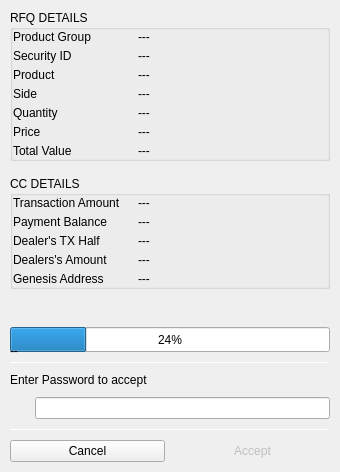
<?xml version="1.0" encoding="UTF-8"?>
<ui version="4.0">
 <class>CCSettlementTransactionWidget</class>
 <widget class="QWidget" name="CCSettlementTransactionWidget">
  <property name="geometry">
   <rect>
    <x>0</x>
    <y>0</y>
    <width>340</width>
    <height>472</height>
   </rect>
  </property>
  <property name="sizePolicy">
   <sizepolicy hsizetype="Fixed" vsizetype="Fixed">
    <horstretch>0</horstretch>
    <verstretch>0</verstretch>
   </sizepolicy>
  </property>
  <property name="windowTitle">
   <string>Form</string>
  </property>
  <layout class="QVBoxLayout" name="verticalLayout_2">
   <property name="spacing">
    <number>0</number>
   </property>
   <property name="leftMargin">
    <number>0</number>
   </property>
   <property name="topMargin">
    <number>0</number>
   </property>
   <property name="rightMargin">
    <number>0</number>
   </property>
   <property name="bottomMargin">
    <number>0</number>
   </property>
   <item>
    <widget class="QWidget" name="verticalWidget" native="true">
     <property name="sizePolicy">
      <sizepolicy hsizetype="Preferred" vsizetype="Expanding">
       <horstretch>0</horstretch>
       <verstretch>0</verstretch>
      </sizepolicy>
     </property>
     <property name="minimumSize">
      <size>
       <width>0</width>
       <height>0</height>
      </size>
     </property>
     <property name="maximumSize">
      <size>
       <width>16777215</width>
       <height>16777215</height>
      </size>
     </property>
     <layout class="QVBoxLayout" name="verticalLayout">
      <property name="spacing">
       <number>15</number>
      </property>
      <property name="leftMargin">
       <number>10</number>
      </property>
      <property name="topMargin">
       <number>10</number>
      </property>
      <property name="rightMargin">
       <number>10</number>
      </property>
      <property name="bottomMargin">
       <number>5</number>
      </property>
      <item>
       <widget class="QGroupBox" name="groupBoxRFQDetails">
        <property name="title">
         <string>RFQ DETAILS</string>
        </property>
        <layout class="QVBoxLayout" name="verticalLayout_4">
         <property name="spacing">
          <number>5</number>
         </property>
         <property name="leftMargin">
          <number>0</number>
         </property>
         <property name="topMargin">
          <number>0</number>
         </property>
         <property name="rightMargin">
          <number>0</number>
         </property>
         <property name="bottomMargin">
          <number>0</number>
         </property>
         <item>
          <widget class="QWidget" name="horizontalWidget_7" native="true">
           <property name="minimumSize">
            <size>
             <width>0</width>
             <height>0</height>
            </size>
           </property>
           <property name="sizeIncrement">
            <size>
             <width>0</width>
             <height>30</height>
            </size>
           </property>
           <layout class="QHBoxLayout" name="horizontalLayout_2">
            <property name="spacing">
             <number>5</number>
            </property>
            <property name="leftMargin">
             <number>0</number>
            </property>
            <property name="topMargin">
             <number>0</number>
            </property>
            <property name="rightMargin">
             <number>0</number>
            </property>
            <property name="bottomMargin">
             <number>0</number>
            </property>
            <item>
             <widget class="QLabel" name="label">
              <property name="minimumSize">
               <size>
                <width>120</width>
                <height>0</height>
               </size>
              </property>
              <property name="maximumSize">
               <size>
                <width>120</width>
                <height>16777215</height>
               </size>
              </property>
              <property name="text">
               <string>Product Group</string>
              </property>
             </widget>
            </item>
            <item>
             <widget class="QLabel" name="labelProductGroup">
              <property name="sizePolicy">
               <sizepolicy hsizetype="Expanding" vsizetype="Preferred">
                <horstretch>0</horstretch>
                <verstretch>0</verstretch>
               </sizepolicy>
              </property>
              <property name="text">
               <string>---</string>
              </property>
              <property name="whiteLabel" stdset="0">
               <bool>true</bool>
              </property>
             </widget>
            </item>
           </layout>
          </widget>
         </item>
         <item>
          <widget class="QWidget" name="horizontalWidget_8" native="true">
           <property name="minimumSize">
            <size>
             <width>0</width>
             <height>0</height>
            </size>
           </property>
           <layout class="QHBoxLayout" name="horizontalLayout_3">
            <property name="spacing">
             <number>5</number>
            </property>
            <property name="leftMargin">
             <number>0</number>
            </property>
            <property name="topMargin">
             <number>0</number>
            </property>
            <property name="rightMargin">
             <number>0</number>
            </property>
            <property name="bottomMargin">
             <number>0</number>
            </property>
            <item>
             <widget class="QLabel" name="label_3">
              <property name="minimumSize">
               <size>
                <width>120</width>
                <height>0</height>
               </size>
              </property>
              <property name="maximumSize">
               <size>
                <width>120</width>
                <height>16777215</height>
               </size>
              </property>
              <property name="text">
               <string>Security ID</string>
              </property>
             </widget>
            </item>
            <item>
             <widget class="QLabel" name="labelSecurityID">
              <property name="sizePolicy">
               <sizepolicy hsizetype="Expanding" vsizetype="Preferred">
                <horstretch>0</horstretch>
                <verstretch>0</verstretch>
               </sizepolicy>
              </property>
              <property name="text">
               <string>---</string>
              </property>
              <property name="whiteLabel" stdset="0">
               <bool>true</bool>
              </property>
             </widget>
            </item>
           </layout>
          </widget>
         </item>
         <item>
          <widget class="QWidget" name="horizontalWidget_9" native="true">
           <property name="minimumSize">
            <size>
             <width>0</width>
             <height>0</height>
            </size>
           </property>
           <layout class="QHBoxLayout" name="horizontalLayout_4">
            <property name="spacing">
             <number>5</number>
            </property>
            <property name="leftMargin">
             <number>0</number>
            </property>
            <property name="topMargin">
             <number>0</number>
            </property>
            <property name="rightMargin">
             <number>0</number>
            </property>
            <property name="bottomMargin">
             <number>0</number>
            </property>
            <item>
             <widget class="QLabel" name="label_4">
              <property name="minimumSize">
               <size>
                <width>120</width>
                <height>0</height>
               </size>
              </property>
              <property name="maximumSize">
               <size>
                <width>120</width>
                <height>16777215</height>
               </size>
              </property>
              <property name="text">
               <string>Product</string>
              </property>
             </widget>
            </item>
            <item>
             <widget class="QLabel" name="labelProduct">
              <property name="sizePolicy">
               <sizepolicy hsizetype="Expanding" vsizetype="Preferred">
                <horstretch>0</horstretch>
                <verstretch>0</verstretch>
               </sizepolicy>
              </property>
              <property name="text">
               <string>---</string>
              </property>
              <property name="whiteLabel" stdset="0">
               <bool>true</bool>
              </property>
             </widget>
            </item>
           </layout>
          </widget>
         </item>
         <item>
          <widget class="QWidget" name="horizontalWidget_10" native="true">
           <property name="minimumSize">
            <size>
             <width>0</width>
             <height>0</height>
            </size>
           </property>
           <layout class="QHBoxLayout" name="horizontalLayout_5">
            <property name="spacing">
             <number>5</number>
            </property>
            <property name="leftMargin">
             <number>0</number>
            </property>
            <property name="topMargin">
             <number>0</number>
            </property>
            <property name="rightMargin">
             <number>0</number>
            </property>
            <property name="bottomMargin">
             <number>0</number>
            </property>
            <item>
             <widget class="QLabel" name="label_5">
              <property name="minimumSize">
               <size>
                <width>120</width>
                <height>0</height>
               </size>
              </property>
              <property name="maximumSize">
               <size>
                <width>120</width>
                <height>16777215</height>
               </size>
              </property>
              <property name="text">
               <string>Side</string>
              </property>
             </widget>
            </item>
            <item>
             <widget class="QLabel" name="labelSide">
              <property name="sizePolicy">
               <sizepolicy hsizetype="Expanding" vsizetype="Preferred">
                <horstretch>0</horstretch>
                <verstretch>0</verstretch>
               </sizepolicy>
              </property>
              <property name="text">
               <string>---</string>
              </property>
              <property name="whiteLabel" stdset="0">
               <bool>true</bool>
              </property>
             </widget>
            </item>
           </layout>
          </widget>
         </item>
         <item>
          <widget class="QWidget" name="horizontalWidget_11" native="true">
           <property name="minimumSize">
            <size>
             <width>0</width>
             <height>0</height>
            </size>
           </property>
           <layout class="QHBoxLayout" name="horizontalLayout_6">
            <property name="spacing">
             <number>5</number>
            </property>
            <property name="leftMargin">
             <number>0</number>
            </property>
            <property name="topMargin">
             <number>0</number>
            </property>
            <property name="rightMargin">
             <number>0</number>
            </property>
            <property name="bottomMargin">
             <number>0</number>
            </property>
            <item>
             <widget class="QLabel" name="label_6">
              <property name="minimumSize">
               <size>
                <width>120</width>
                <height>0</height>
               </size>
              </property>
              <property name="maximumSize">
               <size>
                <width>120</width>
                <height>16777215</height>
               </size>
              </property>
              <property name="text">
               <string>Quantity</string>
              </property>
             </widget>
            </item>
            <item>
             <widget class="QLabel" name="labelQuantity">
              <property name="sizePolicy">
               <sizepolicy hsizetype="Expanding" vsizetype="Preferred">
                <horstretch>0</horstretch>
                <verstretch>0</verstretch>
               </sizepolicy>
              </property>
              <property name="text">
               <string>---</string>
              </property>
              <property name="whiteLabel" stdset="0">
               <bool>true</bool>
              </property>
             </widget>
            </item>
           </layout>
          </widget>
         </item>
         <item>
          <widget class="QWidget" name="horizontalWidget_12" native="true">
           <property name="minimumSize">
            <size>
             <width>0</width>
             <height>0</height>
            </size>
           </property>
           <layout class="QHBoxLayout" name="horizontalLayout_7">
            <property name="spacing">
             <number>5</number>
            </property>
            <property name="leftMargin">
             <number>0</number>
            </property>
            <property name="topMargin">
             <number>0</number>
            </property>
            <property name="rightMargin">
             <number>0</number>
            </property>
            <property name="bottomMargin">
             <number>0</number>
            </property>
            <item>
             <widget class="QLabel" name="label_7">
              <property name="minimumSize">
               <size>
                <width>120</width>
                <height>0</height>
               </size>
              </property>
              <property name="maximumSize">
               <size>
                <width>120</width>
                <height>16777215</height>
               </size>
              </property>
              <property name="text">
               <string>Price</string>
              </property>
             </widget>
            </item>
            <item>
             <widget class="QLabel" name="labelPrice">
              <property name="sizePolicy">
               <sizepolicy hsizetype="Expanding" vsizetype="Preferred">
                <horstretch>0</horstretch>
                <verstretch>0</verstretch>
               </sizepolicy>
              </property>
              <property name="text">
               <string>---</string>
              </property>
              <property name="whiteLabel" stdset="0">
               <bool>true</bool>
              </property>
             </widget>
            </item>
           </layout>
          </widget>
         </item>
         <item>
          <widget class="QWidget" name="horizontalWidget_13" native="true">
           <property name="minimumSize">
            <size>
             <width>0</width>
             <height>0</height>
            </size>
           </property>
           <layout class="QHBoxLayout" name="horizontalLayout_8">
            <property name="spacing">
             <number>5</number>
            </property>
            <property name="leftMargin">
             <number>0</number>
            </property>
            <property name="topMargin">
             <number>0</number>
            </property>
            <property name="rightMargin">
             <number>0</number>
            </property>
            <property name="bottomMargin">
             <number>0</number>
            </property>
            <item>
             <widget class="QLabel" name="label_8">
              <property name="minimumSize">
               <size>
                <width>120</width>
                <height>0</height>
               </size>
              </property>
              <property name="maximumSize">
               <size>
                <width>120</width>
                <height>16777215</height>
               </size>
              </property>
              <property name="text">
               <string>Total Value</string>
              </property>
             </widget>
            </item>
            <item>
             <widget class="QLabel" name="labelTotalValue">
              <property name="sizePolicy">
               <sizepolicy hsizetype="Expanding" vsizetype="Preferred">
                <horstretch>0</horstretch>
                <verstretch>0</verstretch>
               </sizepolicy>
              </property>
              <property name="text">
               <string>---</string>
              </property>
              <property name="whiteLabel" stdset="0">
               <bool>true</bool>
              </property>
             </widget>
            </item>
           </layout>
          </widget>
         </item>
        </layout>
       </widget>
      </item>
      <item>
       <widget class="QGroupBox" name="groupBox">
        <property name="title">
         <string>CC DETAILS</string>
        </property>
        <layout class="QVBoxLayout" name="verticalLayout_5">
         <property name="spacing">
          <number>5</number>
         </property>
         <property name="leftMargin">
          <number>0</number>
         </property>
         <property name="topMargin">
          <number>0</number>
         </property>
         <property name="rightMargin">
          <number>0</number>
         </property>
         <property name="bottomMargin">
          <number>0</number>
         </property>
         <item>
          <widget class="QWidget" name="horizontalWidget_2" native="true">
           <property name="minimumSize">
            <size>
             <width>0</width>
             <height>0</height>
            </size>
           </property>
           <layout class="QHBoxLayout" name="horizontalLayout_9">
            <property name="spacing">
             <number>5</number>
            </property>
            <property name="leftMargin">
             <number>0</number>
            </property>
            <property name="topMargin">
             <number>0</number>
            </property>
            <property name="rightMargin">
             <number>0</number>
            </property>
            <property name="bottomMargin">
             <number>0</number>
            </property>
            <item>
             <widget class="QLabel" name="label_9">
              <property name="minimumSize">
               <size>
                <width>120</width>
                <height>0</height>
               </size>
              </property>
              <property name="maximumSize">
               <size>
                <width>120</width>
                <height>16777215</height>
               </size>
              </property>
              <property name="text">
               <string>Transaction Amount</string>
              </property>
             </widget>
            </item>
            <item>
             <widget class="QLabel" name="labelTransactionAmount">
              <property name="sizePolicy">
               <sizepolicy hsizetype="Expanding" vsizetype="Preferred">
                <horstretch>0</horstretch>
                <verstretch>0</verstretch>
               </sizepolicy>
              </property>
              <property name="text">
               <string>---</string>
              </property>
              <property name="whiteLabel" stdset="0">
               <bool>true</bool>
              </property>
             </widget>
            </item>
           </layout>
          </widget>
         </item>
         <item>
          <widget class="QWidget" name="horizontalWidget_3" native="true">
           <property name="minimumSize">
            <size>
             <width>0</width>
             <height>0</height>
            </size>
           </property>
           <layout class="QHBoxLayout" name="horizontalLayout_10">
            <property name="spacing">
             <number>5</number>
            </property>
            <property name="leftMargin">
             <number>0</number>
            </property>
            <property name="topMargin">
             <number>0</number>
            </property>
            <property name="rightMargin">
             <number>0</number>
            </property>
            <property name="bottomMargin">
             <number>0</number>
            </property>
            <item>
             <widget class="QLabel" name="label_10">
              <property name="minimumSize">
               <size>
                <width>120</width>
                <height>0</height>
               </size>
              </property>
              <property name="maximumSize">
               <size>
                <width>120</width>
                <height>16777215</height>
               </size>
              </property>
              <property name="text">
               <string>Payment Balance</string>
              </property>
             </widget>
            </item>
            <item>
             <widget class="QLabel" name="labelPaymentBalance">
              <property name="sizePolicy">
               <sizepolicy hsizetype="Expanding" vsizetype="Preferred">
                <horstretch>0</horstretch>
                <verstretch>0</verstretch>
               </sizepolicy>
              </property>
              <property name="text">
               <string>---</string>
              </property>
              <property name="whiteLabel" stdset="0">
               <bool>true</bool>
              </property>
             </widget>
            </item>
           </layout>
          </widget>
         </item>
         <item>
          <widget class="QWidget" name="horizontalWidget_4" native="true">
           <property name="minimumSize">
            <size>
             <width>0</width>
             <height>0</height>
            </size>
           </property>
           <layout class="QHBoxLayout" name="horizontalLayout_11">
            <property name="spacing">
             <number>5</number>
            </property>
            <property name="leftMargin">
             <number>0</number>
            </property>
            <property name="topMargin">
             <number>0</number>
            </property>
            <property name="rightMargin">
             <number>0</number>
            </property>
            <property name="bottomMargin">
             <number>0</number>
            </property>
            <item>
             <widget class="QLabel" name="label_11">
              <property name="minimumSize">
               <size>
                <width>120</width>
                <height>0</height>
               </size>
              </property>
              <property name="maximumSize">
               <size>
                <width>120</width>
                <height>16777215</height>
               </size>
              </property>
              <property name="text">
               <string>Dealer's TX Half</string>
              </property>
             </widget>
            </item>
            <item>
             <widget class="QLabel" name="labelDelaerTxHalf">
              <property name="sizePolicy">
               <sizepolicy hsizetype="Expanding" vsizetype="Preferred">
                <horstretch>0</horstretch>
                <verstretch>0</verstretch>
               </sizepolicy>
              </property>
              <property name="text">
               <string>---</string>
              </property>
              <property name="whiteLabel" stdset="0">
               <bool>true</bool>
              </property>
             </widget>
            </item>
           </layout>
          </widget>
         </item>
         <item>
          <widget class="QWidget" name="horizontalWidget_5" native="true">
           <property name="minimumSize">
            <size>
             <width>0</width>
             <height>0</height>
            </size>
           </property>
           <layout class="QHBoxLayout" name="horizontalLayout_12">
            <property name="spacing">
             <number>5</number>
            </property>
            <property name="leftMargin">
             <number>0</number>
            </property>
            <property name="topMargin">
             <number>0</number>
            </property>
            <property name="rightMargin">
             <number>0</number>
            </property>
            <property name="bottomMargin">
             <number>0</number>
            </property>
            <item>
             <widget class="QLabel" name="label_12">
              <property name="minimumSize">
               <size>
                <width>120</width>
                <height>0</height>
               </size>
              </property>
              <property name="maximumSize">
               <size>
                <width>120</width>
                <height>16777215</height>
               </size>
              </property>
              <property name="text">
               <string>Dealers's Amount</string>
              </property>
             </widget>
            </item>
            <item>
             <widget class="QLabel" name="labelDealersAmount">
              <property name="sizePolicy">
               <sizepolicy hsizetype="Expanding" vsizetype="Preferred">
                <horstretch>0</horstretch>
                <verstretch>0</verstretch>
               </sizepolicy>
              </property>
              <property name="text">
               <string>---</string>
              </property>
              <property name="whiteLabel" stdset="0">
               <bool>true</bool>
              </property>
             </widget>
            </item>
           </layout>
          </widget>
         </item>
         <item>
          <widget class="QWidget" name="horizontalWidget_6" native="true">
           <property name="minimumSize">
            <size>
             <width>0</width>
             <height>0</height>
            </size>
           </property>
           <layout class="QHBoxLayout" name="horizontalLayout_13">
            <property name="spacing">
             <number>5</number>
            </property>
            <property name="leftMargin">
             <number>0</number>
            </property>
            <property name="topMargin">
             <number>0</number>
            </property>
            <property name="rightMargin">
             <number>0</number>
            </property>
            <property name="bottomMargin">
             <number>0</number>
            </property>
            <item>
             <widget class="QLabel" name="label_13">
              <property name="minimumSize">
               <size>
                <width>120</width>
                <height>0</height>
               </size>
              </property>
              <property name="maximumSize">
               <size>
                <width>120</width>
                <height>16777215</height>
               </size>
              </property>
              <property name="text">
               <string>Genesis Address</string>
              </property>
             </widget>
            </item>
            <item>
             <widget class="QLabel" name="labelGenesisAddress">
              <property name="sizePolicy">
               <sizepolicy hsizetype="Expanding" vsizetype="Preferred">
                <horstretch>0</horstretch>
                <verstretch>0</verstretch>
               </sizepolicy>
              </property>
              <property name="text">
               <string>---</string>
              </property>
              <property name="whiteLabel" stdset="0">
               <bool>true</bool>
              </property>
             </widget>
            </item>
           </layout>
          </widget>
         </item>
        </layout>
       </widget>
      </item>
      <item>
       <spacer name="verticalSpacer">
        <property name="orientation">
         <enum>Qt::Vertical</enum>
        </property>
        <property name="sizeHint" stdset="0">
         <size>
          <width>20</width>
          <height>40</height>
         </size>
        </property>
       </spacer>
      </item>
      <item>
       <widget class="QWidget" name="verticalWidget_2" native="true">
        <property name="minimumSize">
         <size>
          <width>0</width>
          <height>30</height>
         </size>
        </property>
        <layout class="QVBoxLayout" name="verticalLayout_3">
         <property name="spacing">
          <number>5</number>
         </property>
         <property name="leftMargin">
          <number>0</number>
         </property>
         <property name="topMargin">
          <number>0</number>
         </property>
         <property name="rightMargin">
          <number>0</number>
         </property>
         <property name="bottomMargin">
          <number>0</number>
         </property>
         <item>
          <widget class="QProgressBar" name="progressBar">
           <property name="minimumSize">
            <size>
             <width>0</width>
             <height>25</height>
            </size>
           </property>
           <property name="maximumSize">
            <size>
             <width>16777215</width>
             <height>25</height>
            </size>
           </property>
           <property name="value">
            <number>24</number>
           </property>
          </widget>
         </item>
         <item>
          <widget class="QLabel" name="labelHint">
           <property name="text">
            <string>--</string>
           </property>
          </widget>
         </item>
        </layout>
       </widget>
      </item>
     </layout>
    </widget>
   </item>
   <item>
    <widget class="QWidget" name="verticalWidget_3" native="true">
     <property name="minimumSize">
      <size>
       <width>0</width>
       <height>0</height>
      </size>
     </property>
     <layout class="QVBoxLayout" name="verticalLayout_6">
      <property name="spacing">
       <number>10</number>
      </property>
      <property name="leftMargin">
       <number>10</number>
      </property>
      <property name="topMargin">
       <number>0</number>
      </property>
      <property name="rightMargin">
       <number>10</number>
      </property>
      <property name="bottomMargin">
       <number>0</number>
      </property>
      <item>
       <widget class="Line" name="line">
        <property name="minimumSize">
         <size>
          <width>0</width>
          <height>1</height>
         </size>
        </property>
        <property name="maximumSize">
         <size>
          <width>16777215</width>
          <height>1</height>
         </size>
        </property>
        <property name="orientation">
         <enum>Qt::Horizontal</enum>
        </property>
       </widget>
      </item>
      <item>
       <widget class="QLabel" name="labelPasswordHint">
        <property name="text">
         <string>Enter Password to accept</string>
        </property>
        <property name="italicLabel" stdset="0">
         <bool>false</bool>
        </property>
       </widget>
      </item>
      <item>
       <widget class="QWidget" name="horizontalWidget" native="true">
        <layout class="QHBoxLayout" name="horizontalLayout_14">
         <property name="spacing">
          <number>5</number>
         </property>
         <property name="leftMargin">
          <number>0</number>
         </property>
         <property name="topMargin">
          <number>0</number>
         </property>
         <property name="rightMargin">
          <number>0</number>
         </property>
         <property name="bottomMargin">
          <number>0</number>
         </property>
         <item>
          <widget class="QLabel" name="label_14">
           <property name="minimumSize">
            <size>
             <width>20</width>
             <height>20</height>
            </size>
           </property>
           <property name="maximumSize">
            <size>
             <width>20</width>
             <height>20</height>
            </size>
           </property>
           <property name="sizeIncrement">
            <size>
             <width>0</width>
             <height>0</height>
            </size>
           </property>
           <property name="text">
            <string/>
           </property>
           <property name="pixmap">
            <pixmap resource="armory.qrc">:/resources/sign@2x.png</pixmap>
           </property>
           <property name="scaledContents">
            <bool>true</bool>
           </property>
           <property name="alignment">
            <set>Qt::AlignCenter</set>
           </property>
          </widget>
         </item>
         <item>
          <widget class="QLineEdit" name="lineEditPassword">
           <property name="echoMode">
            <enum>QLineEdit::Password</enum>
           </property>
           <property name="signInput" stdset="0">
            <bool>true</bool>
           </property>
          </widget>
         </item>
        </layout>
       </widget>
      </item>
      <item>
       <widget class="Line" name="line_2">
        <property name="minimumSize">
         <size>
          <width>0</width>
          <height>1</height>
         </size>
        </property>
        <property name="maximumSize">
         <size>
          <width>16777215</width>
          <height>1</height>
         </size>
        </property>
        <property name="orientation">
         <enum>Qt::Horizontal</enum>
        </property>
       </widget>
      </item>
     </layout>
    </widget>
   </item>
   <item>
    <widget class="QWidget" name="widget" native="true">
     <property name="maximumSize">
      <size>
       <width>16777215</width>
       <height>16777215</height>
      </size>
     </property>
     <property name="buttonBar" stdset="0">
      <bool>true</bool>
     </property>
     <layout class="QHBoxLayout" name="horizontalLayout">
      <property name="spacing">
       <number>10</number>
      </property>
      <property name="leftMargin">
       <number>10</number>
      </property>
      <property name="topMargin">
       <number>10</number>
      </property>
      <property name="rightMargin">
       <number>10</number>
      </property>
      <property name="bottomMargin">
       <number>10</number>
      </property>
      <item>
       <widget class="QPushButton" name="pushButtonCancel">
        <property name="styleSheet">
         <string notr="true"/>
        </property>
        <property name="text">
         <string>Cancel</string>
        </property>
       </widget>
      </item>
      <item>
       <widget class="QPushButton" name="pushButtonAccept">
        <property name="enabled">
         <bool>false</bool>
        </property>
        <property name="autoFillBackground">
         <bool>false</bool>
        </property>
        <property name="styleSheet">
         <string notr="true"/>
        </property>
        <property name="text">
         <string>Accept</string>
        </property>
        <property name="autoDefault">
         <bool>true</bool>
        </property>
        <property name="default">
         <bool>true</bool>
        </property>
        <property name="flat">
         <bool>true</bool>
        </property>
       </widget>
      </item>
     </layout>
    </widget>
   </item>
  </layout>
 </widget>
 <resources>
  <include location="armory.qrc"/>
 </resources>
 <connections/>
</ui>
